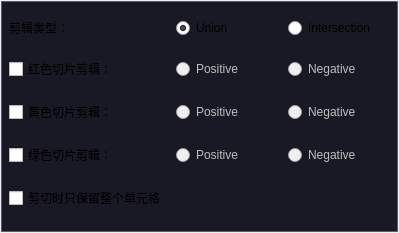
<?xml version="1.0" encoding="UTF-8"?>
<ui version="4.0">
 <class>qMRMLClipNodeWidget</class>
 <widget class="QWidget" name="qMRMLClipNodeWidget">
  <property name="geometry">
   <rect>
    <x>0</x>
    <y>0</y>
    <width>399</width>
    <height>233</height>
   </rect>
  </property>
  <property name="windowTitle">
   <string>Clip</string>
  </property>
  <property name="styleSheet">
   <string notr="true">QWidget#widget
{
	background-color: #191925;
	
	border-style:solid;
	border-left-width: 1px;
    border-left-color: #5c5c74;
	border-bottom-width: 1px;
	border-bottom-color: #5c5c74;
	border-top-width: 1px;
    border-top-color: #5c5c74;
	border-right-width: 1px;
	border-right-color: #5c5c74;
	padding:1px;
}</string>
  </property>
  <layout class="QGridLayout" name="gridLayout_2">
   <property name="leftMargin">
    <number>1</number>
   </property>
   <property name="topMargin">
    <number>1</number>
   </property>
   <property name="rightMargin">
    <number>1</number>
   </property>
   <property name="bottomMargin">
    <number>1</number>
   </property>
   <item row="0" column="0">
    <widget class="QWidget" name="widget" native="true">
     <layout class="QGridLayout" name="gridLayout">
      <property name="leftMargin">
       <number>8</number>
      </property>
      <property name="topMargin">
       <number>8</number>
      </property>
      <property name="rightMargin">
       <number>8</number>
      </property>
      <property name="bottomMargin">
       <number>8</number>
      </property>
      <property name="spacing">
       <number>10</number>
      </property>
      <item row="0" column="0">
       <widget class="QLabel" name="ClippingTypeLabel">
        <property name="toolTip">
         <string>When more than one slice plane is used, this option controls if it's the union or intersection of the positive and/or negative spaces that is used to clip the model. The parts of the model inside the selected space is kept, parts outside of the selection are clipped away.</string>
        </property>
        <property name="text">
         <string>剪辑类型：</string>
        </property>
       </widget>
      </item>
      <item row="0" column="1">
       <widget class="QRadioButton" name="UnionRadioButton">
        <property name="toolTip">
         <string>Use the union of the positive and/or negative spaces defined by the slice planes to clip the model.</string>
        </property>
        <property name="text">
         <string>Union</string>
        </property>
        <property name="icon">
         <iconset resource="../qMRMLWidgets.qrc">
          <normaloff>:/Icons/ClippingUnion.png</normaloff>:/Icons/ClippingUnion.png</iconset>
        </property>
        <property name="checked">
         <bool>true</bool>
        </property>
       </widget>
      </item>
      <item row="0" column="2">
       <widget class="QRadioButton" name="IntersectionRadioButton">
        <property name="toolTip">
         <string>Use the intersection of the positive and/or negative spaces defined by the slice planes to clip the model.</string>
        </property>
        <property name="text">
         <string>Intersection</string>
        </property>
        <property name="icon">
         <iconset resource="../qMRMLWidgets.qrc">
          <normaloff>:/Icons/ClippingIntersection.png</normaloff>:/Icons/ClippingIntersection.png</iconset>
        </property>
       </widget>
      </item>
      <item row="1" column="0">
       <widget class="QCheckBox" name="RedSliceClippingCheckBox">
        <property name="toolTip">
         <string>Use the positive or negative space defined by the Red slice plane to clip the model. Positive side is toward the Superior, negative is toward the Inferior. Keeps the part of the model in the selected space, clips away the rest.</string>
        </property>
        <property name="text">
         <string>红色切片剪辑：</string>
        </property>
       </widget>
      </item>
      <item row="1" column="1">
       <widget class="QRadioButton" name="RedPositiveRadioButton">
        <property name="enabled">
         <bool>false</bool>
        </property>
        <property name="toolTip">
         <string>Keep the parts of the model that are inside the positive space, toward the Superior (head), defined by the Red slice plane.</string>
        </property>
        <property name="text">
         <string>Positive</string>
        </property>
        <property name="icon">
         <iconset resource="../qMRMLWidgets.qrc">
          <normaloff>:/Icons/RedSpacePositive.png</normaloff>:/Icons/RedSpacePositive.png</iconset>
        </property>
       </widget>
      </item>
      <item row="1" column="2">
       <widget class="QRadioButton" name="RedNegativeRadioButton">
        <property name="enabled">
         <bool>false</bool>
        </property>
        <property name="toolTip">
         <string>Keep the parts of the model that are inside of the negative space, toward the Inferior (feet), defined by the Red slice plane.</string>
        </property>
        <property name="text">
         <string>Negative</string>
        </property>
        <property name="icon">
         <iconset resource="../qMRMLWidgets.qrc">
          <normaloff>:/Icons/RedSpaceNegative.png</normaloff>:/Icons/RedSpaceNegative.png</iconset>
        </property>
       </widget>
      </item>
      <item row="2" column="0">
       <widget class="QCheckBox" name="YellowSliceClippingCheckBox">
        <property name="toolTip">
         <string>Use the positive or negative space defined by the Yellow slice plane to clip the model. Positive side is toward the Right, negative is toward the Left. Keeps the part of the model in the selected space, clips away the rest.</string>
        </property>
        <property name="text">
         <string>黄色切片剪辑：</string>
        </property>
       </widget>
      </item>
      <item row="2" column="1">
       <widget class="QRadioButton" name="YellowPositiveRadioButton">
        <property name="enabled">
         <bool>false</bool>
        </property>
        <property name="toolTip">
         <string>Keep the parts of the model that are inside of the positive space, toward the Right, defined by the Yellow slice plane.</string>
        </property>
        <property name="text">
         <string>Positive</string>
        </property>
        <property name="icon">
         <iconset resource="../qMRMLWidgets.qrc">
          <normaloff>:/Icons/YellowSpacePositive.png</normaloff>:/Icons/YellowSpacePositive.png</iconset>
        </property>
       </widget>
      </item>
      <item row="2" column="2">
       <widget class="QRadioButton" name="YellowNegativeRadioButton">
        <property name="enabled">
         <bool>false</bool>
        </property>
        <property name="toolTip">
         <string>Keep the parts of the model that are inside of the negative space, toward the Left, defined by the Yellow slice plane .</string>
        </property>
        <property name="text">
         <string>Negative</string>
        </property>
        <property name="icon">
         <iconset resource="../qMRMLWidgets.qrc">
          <normaloff>:/Icons/YellowSpaceNegative.png</normaloff>:/Icons/YellowSpaceNegative.png</iconset>
        </property>
       </widget>
      </item>
      <item row="3" column="0">
       <widget class="QCheckBox" name="GreenSliceClippingCheckBox">
        <property name="toolTip">
         <string>Use the positive or negative space defined by the Green slice plane to clip the model. Positive side is toward the Anterior, negative is toward the Posterior. Keeps the part of the model in the selected space, clips away the rest.</string>
        </property>
        <property name="text">
         <string>绿色切片剪辑：</string>
        </property>
       </widget>
      </item>
      <item row="3" column="1">
       <widget class="QRadioButton" name="GreenPositiveRadioButton">
        <property name="enabled">
         <bool>false</bool>
        </property>
        <property name="toolTip">
         <string>Keep the parts of the model that are inside of the positive space, toward the Anterior (front), defined by the Green slice plane.</string>
        </property>
        <property name="text">
         <string>Positive</string>
        </property>
        <property name="icon">
         <iconset resource="../qMRMLWidgets.qrc">
          <normaloff>:/Icons/GreenSpacePositive.png</normaloff>:/Icons/GreenSpacePositive.png</iconset>
        </property>
       </widget>
      </item>
      <item row="3" column="2">
       <widget class="QRadioButton" name="GreenNegativeRadioButton">
        <property name="enabled">
         <bool>false</bool>
        </property>
        <property name="toolTip">
         <string>Keep the parts of the model that are inside of the negative space, toward the Posterior (back), defined by the Green slice plane.</string>
        </property>
        <property name="text">
         <string>Negative</string>
        </property>
        <property name="icon">
         <iconset resource="../qMRMLWidgets.qrc">
          <normaloff>:/Icons/GreenSpaceNegative.png</normaloff>:/Icons/GreenSpaceNegative.png</iconset>
        </property>
       </widget>
      </item>
      <item row="4" column="0">
       <widget class="QCheckBox" name="WholeCellClippingCheckBox">
        <property name="toolTip">
         <string>Keep only whole cells when clipping</string>
        </property>
        <property name="text">
         <string>剪切时只保留整个单元格</string>
        </property>
        <property name="checked">
         <bool>false</bool>
        </property>
       </widget>
      </item>
     </layout>
    </widget>
   </item>
  </layout>
 </widget>
 <resources>
  <include location="../qMRMLWidgets.qrc"/>
 </resources>
 <connections>
  <connection>
   <sender>RedSliceClippingCheckBox</sender>
   <signal>toggled(bool)</signal>
   <receiver>RedPositiveRadioButton</receiver>
   <slot>setEnabled(bool)</slot>
   <hints>
    <hint type="sourcelabel">
     <x>99</x>
     <y>63</y>
    </hint>
    <hint type="destinationlabel">
     <x>236</x>
     <y>62</y>
    </hint>
   </hints>
  </connection>
  <connection>
   <sender>RedSliceClippingCheckBox</sender>
   <signal>toggled(bool)</signal>
   <receiver>RedNegativeRadioButton</receiver>
   <slot>setEnabled(bool)</slot>
   <hints>
    <hint type="sourcelabel">
     <x>62</x>
     <y>59</y>
    </hint>
    <hint type="destinationlabel">
     <x>343</x>
     <y>57</y>
    </hint>
   </hints>
  </connection>
  <connection>
   <sender>YellowSliceClippingCheckBox</sender>
   <signal>toggled(bool)</signal>
   <receiver>YellowPositiveRadioButton</receiver>
   <slot>setEnabled(bool)</slot>
   <hints>
    <hint type="sourcelabel">
     <x>28</x>
     <y>92</y>
    </hint>
    <hint type="destinationlabel">
     <x>197</x>
     <y>98</y>
    </hint>
   </hints>
  </connection>
  <connection>
   <sender>YellowSliceClippingCheckBox</sender>
   <signal>toggled(bool)</signal>
   <receiver>YellowNegativeRadioButton</receiver>
   <slot>setEnabled(bool)</slot>
   <hints>
    <hint type="sourcelabel">
     <x>54</x>
     <y>93</y>
    </hint>
    <hint type="destinationlabel">
     <x>321</x>
     <y>99</y>
    </hint>
   </hints>
  </connection>
  <connection>
   <sender>GreenSliceClippingCheckBox</sender>
   <signal>toggled(bool)</signal>
   <receiver>GreenPositiveRadioButton</receiver>
   <slot>setEnabled(bool)</slot>
   <hints>
    <hint type="sourcelabel">
     <x>103</x>
     <y>130</y>
    </hint>
    <hint type="destinationlabel">
     <x>197</x>
     <y>131</y>
    </hint>
   </hints>
  </connection>
  <connection>
   <sender>GreenSliceClippingCheckBox</sender>
   <signal>toggled(bool)</signal>
   <receiver>GreenNegativeRadioButton</receiver>
   <slot>setEnabled(bool)</slot>
   <hints>
    <hint type="sourcelabel">
     <x>62</x>
     <y>125</y>
    </hint>
    <hint type="destinationlabel">
     <x>368</x>
     <y>127</y>
    </hint>
   </hints>
  </connection>
 </connections>
</ui>
